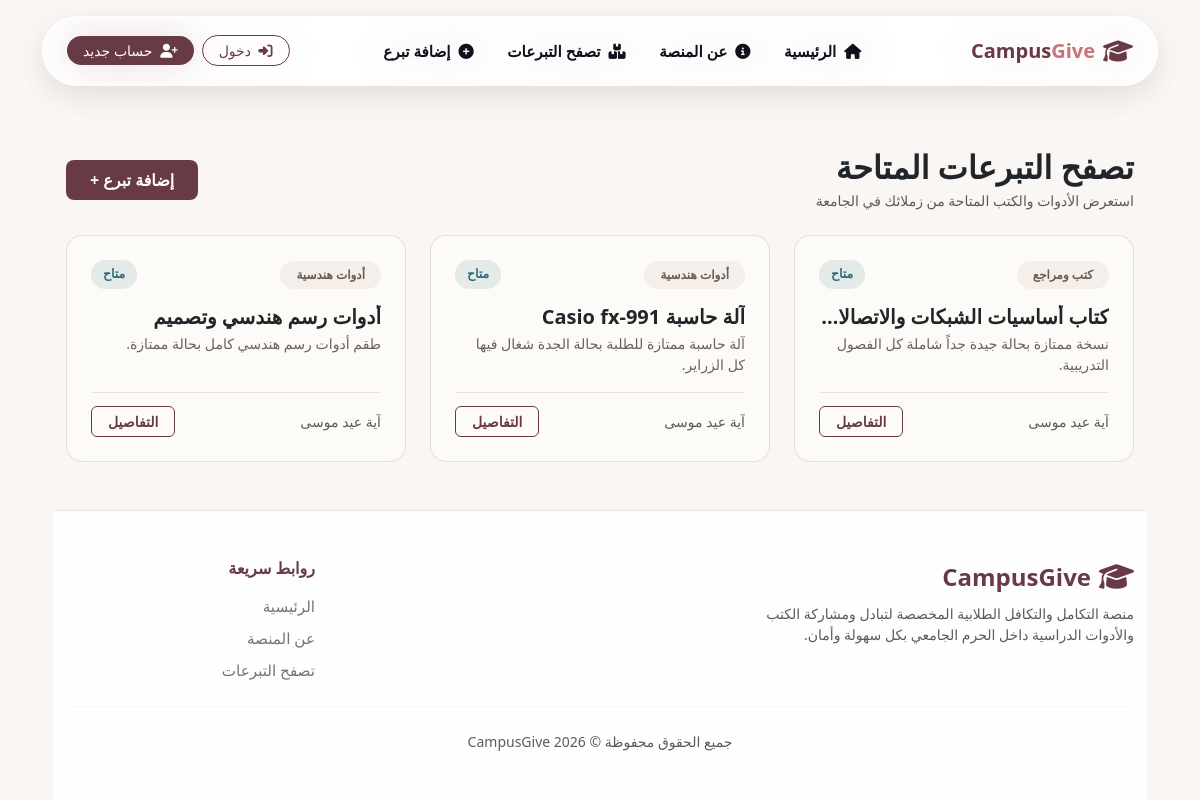
Page /donations/browse.php on the earlier database version.
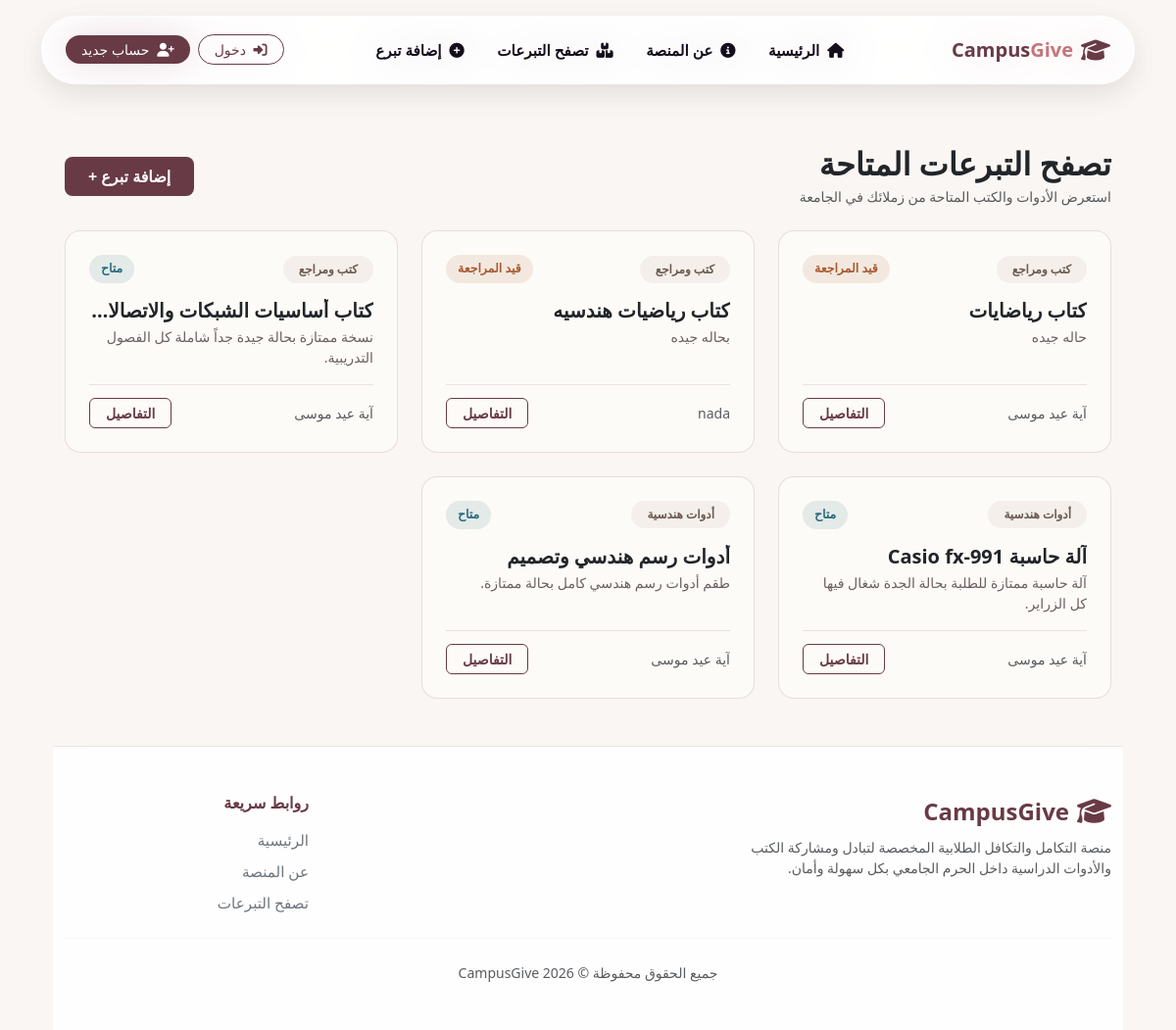
Same page on the later database version.
### tables this page shows
CREATE TABLE `donations` (
  `id` int(11) NOT NULL,
  `user_id` int(11) NOT NULL,
  `title` varchar(255) NOT NULL,
  `category` varchar(100) DEFAULT NULL,
  `college_name` varchar(150) DEFAULT NULL,
  `location` varchar(150) DEFAULT NULL,
  `image` varchar(255) DEFAULT NULL,
  `description` text DEFAULT NULL,
  `status` enum('pending','approved','reserved','completed') DEFAULT 'pending',
  `created_at` timestamp NOT NULL DEFAULT current_timestamp()
);

CREATE TABLE `users` (
  `id` int(11) NOT NULL,
  `fullname` varchar(150) NOT NULL,
  `email` varchar(150) NOT NULL,
  `phone` varchar(20) DEFAULT NULL,
  `password` varchar(255) NOT NULL,
  `role` enum('user','admin') DEFAULT 'user',
  `created_at` timestamp NOT NULL DEFAULT current_timestamp()
);

### donations/browse.php (the view, shortened to what this page needs)
<?php
include '../includes/db.php';
include '../includes/header.php';
include '../includes/navbar.php';
$stmt = $conn->query("
    SELECT donations.*, users.fullname
    FROM donations
    JOIN users ON donations.user_id = users.id
    ORDER BY donations.created_at DESC
");
$donations = $stmt->fetchAll();
?>
<main class="container py-5">
    <div class="d-flex justify-content-between align-items-center mb-4">
        <div>
            <h2 class="fw-bold text-dark mb-1">تصفح التبرعات المتاحة</h2>
            <p class="text-muted small mb-0">استعرض الأدوات والكتب المتاحة من زملائك في الجامعة</p>
        </div>
        <a href="add.php" class="btn btn-campus-primary px-4 py-2 fw-semibold rounded-3">
            إضافة تبرع +
        </a>
    </div>
    <div class="row g-4">
        <?php if (!empty($donations)): ?>
            <?php foreach ($donations as $row): ?>
                <div class="col-md-6 col-lg-4">
                    <div class="card h-100 bg-white rounded-4 overflow-hidden border-0">
                        <div class="card-body p-4">
                            <div class="d-flex justify-content-between align-items-center mb-3">
                                <span class="badge badge-category px-3 py-2 rounded-pill">
                                    <?php echo htmlspecialchars($row['category']); ?>
                                </span>
                                <?php
                                $status = $row['status'] ?? 'approved';
                                $status_text = [
                                    'approved' => 'متاح',
                                    'reserved' => 'محجوز',
                                    'completed' => 'مكتمل',
                                    'pending' => 'قيد المراجعة'
                                ];
                                $status_class = [
                                    'approved' => 'badge-approved',
                                    'reserved' => 'badge-reserved',
                                    'completed' => 'badge-completed',
                                    'pending' => 'badge-reserved'
                                ];
                                ?>
                                <span class="badge-status <?php echo $status_class[$status] ?? 'badge-approved'; ?>">
                                    <?php echo $status_text[$status] ?? 'متاح'; ?>
                                </span>
                            </div>
                            <h5 class="card-title fw-bold text-dark mb-1 text-truncate">
                                <?php echo htmlspecialchars($row['title']); ?>
                            </h5>
                            <p class="card-text flex-grow-1">
                                <?php echo htmlspecialchars($row['description']); ?>
                            </p>
                            <div class="card-footer-custom">
                                <span class="text-muted small fw-medium text-truncate" style="max-width: 150px;">
                                    <?php echo htmlspecialchars($row['fullname']); ?>
                                </span>
                                <a href="details.php?id=<?php echo $row['id']; ?>"
                                    class="btn btn-campus-outline btn-sm px-3 rounded-2 fw-semibold">التفاصيل</a>
                            </div>
                        </div>
                    </div>
                </div>
            <?php endforeach; ?>
        <?php else: ?>
            <div class="col-12 text-center py-5">
                <p class="text-muted fs-5">لا توجد تبرعات معروضة حالياً.</p>
            </div>
        <?php endif; ?>
    </div>
</main>
<?php include '../includes/footer.php'; ?>

Differences in the rows shown:
added donations: category "كتب ومراجع", status "قيد المراجعة", title "كتاب رياضايات", description "حاله جيده", user.fullname "آية عيد موسى"
added donations: category "كتب ومراجع", status "قيد المراجعة", title "كتاب رياضيات هندسيه", description "بحاله جيده", user.fullname "nada"
